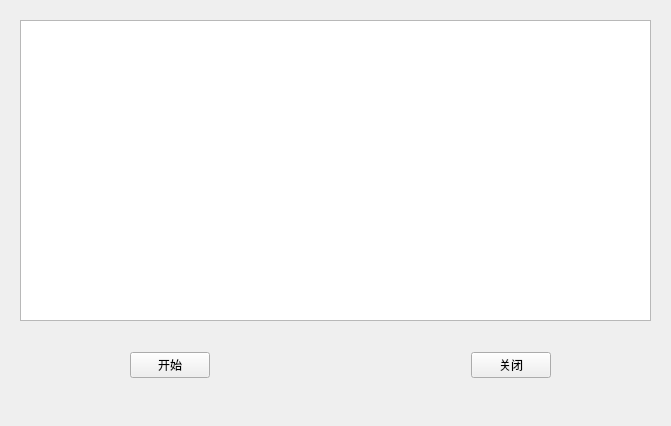
<?xml version="1.0" encoding="UTF-8"?>
<ui version="4.0">
 <class>ChartWindow</class>
 <widget class="QMainWindow" name="ChartWindow">
  <property name="geometry">
   <rect>
    <x>0</x>
    <y>0</y>
    <width>671</width>
    <height>426</height>
   </rect>
  </property>
  <property name="windowTitle">
   <string>车辆位置跟踪</string>
  </property>
  <widget class="QWidget" name="centralwidget">
   <widget class="QChartView" name="viewxy">
    <property name="geometry">
     <rect>
      <x>20</x>
      <y>20</y>
      <width>631</width>
      <height>301</height>
     </rect>
    </property>
   </widget>
   <widget class="QWidget" name="widget" native="true">
    <property name="geometry">
     <rect>
      <x>130</x>
      <y>340</y>
      <width>421</width>
      <height>50</height>
     </rect>
    </property>
    <layout class="QHBoxLayout" name="horizontalLayout">
     <item>
      <widget class="QPushButton" name="btn_open">
       <property name="text">
        <string>开始</string>
       </property>
      </widget>
     </item>
     <item>
      <spacer name="horizontalSpacer">
       <property name="orientation">
        <enum>Qt::Horizontal</enum>
       </property>
       <property name="sizeHint" stdset="0">
        <size>
         <width>196</width>
         <height>20</height>
        </size>
       </property>
      </spacer>
     </item>
     <item>
      <widget class="QPushButton" name="btn_close">
       <property name="text">
        <string>关闭</string>
       </property>
      </widget>
     </item>
    </layout>
   </widget>
  </widget>
  <widget class="QMenuBar" name="menubar">
   <property name="geometry">
    <rect>
     <x>0</x>
     <y>0</y>
     <width>671</width>
     <height>26</height>
    </rect>
   </property>
  </widget>
 </widget>
 <customwidgets>
  <customwidget>
   <class>QChartView</class>
   <extends>QGraphicsView</extends>
   <header location="global">qchartview.h</header>
  </customwidget>
 </customwidgets>
 <resources/>
 <connections/>
</ui>
